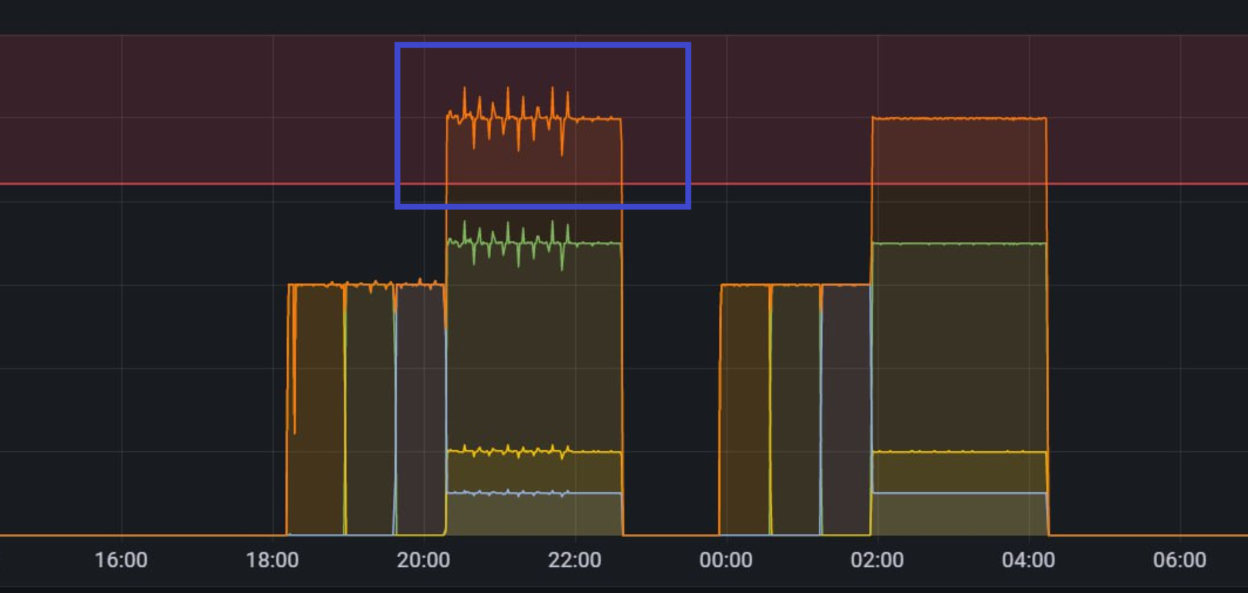
#> input picture infra/influxdb/step-screenshot/pre-install-backup/step-screenshot/source/screenshot-step-replay-reference.png, 2495 x 1186 px (shown at 1/2 size)
$ python generate.py
#> lines starting #> are read from the running program, lines starting #| are printed output that depends on the picture; after the words box and inside, x2 and y2 are one past the last pixel; in counts of white or black regions, pixels touching at a corner belong together
"""Digitize the supplied images while retaining excursion widths and slopes.

The detailed light-background image is authoritative for the first orange high
plateau. The full original image supplies the remaining history and colors.
No test-fixture values are reused. Requires numpy, Pillow and matplotlib.
"""
import argparse
import csv
import hashlib
import importlib.util
import json
import os
from datetime import datetime, timedelta, timezone
from pathlib import Path

ROOT = Path(__file__).resolve().parent
DASHBOARD_ROOT = ROOT if (ROOT / 'build_overview.py').is_file() else ROOT.parent
os.environ.setdefault('MPLCONFIGDIR', str(ROOT / '.mplconfig'))
import numpy as np
from PIL import Image
import matplotlib
matplotlib.use('Agg')
import matplotlib.pyplot as plt
import matplotlib.dates as mdates

MSK = timezone(timedelta(hours=3))
UID = 'screenshot-steps-20261017'
MEASUREMENT = 'screenshot_step_replay'
COLORS = {'orange': '#FF9830', 'green': '#73BF69', 'yellow': '#F2CC0C', 'blue': '#8AB8FF'}
NAMES = {'orange': 'Оранжевый', 'green': 'Зелёный', 'yellow': 'Жёлтый', 'blue': 'Голубой'}
DS = {'type': 'influxdb', 'uid': 'influxdb-replay'}


def save(path, value):
    path.write_text(json.dumps(value, ensure_ascii=False, indent=2) + '\n', encoding='utf-8')


def centerline(mask):
    middle = np.full(mask.shape[1], np.nan)
    for x in range(mask.shape[1]):
        ys = np.flatnonzero(mask[:, x])
        if len(ys):
            middle[x] = np.median(ys)
    return middle


def sample_segments(path, point_x, segments):
    """Interpolate the visible stroke, retaining all intermediate pixel values."""
    result = np.zeros(len(point_x))
    for a, z in segments:
        good = np.flatnonzero(np.isfinite(path[a + 3:z - 3])) + a + 3
        assert len(good) > (z-a) * .25
        start, stop = [int(np.argmin(abs(point_x-boundary))) for boundary in (a, z)]
        result[start:stop] = (1070 - np.interp(point_x[start:stop], good, path[good])) * .2
    return result


def make_panel(pid, title, traces, x, y, w, h, description):
    targets, overrides = [], []
    for ref, trace in zip('ABCD', traces):
        targets.append({'refId': ref, 'datasource': DS, 'query':
            'import "date"\n\nfrom(bucket: v.defaultBucket)\n'
            '  |> range(start: v.timeRangeStart, stop: date.add(d: 1ns, to: v.timeRangeStop))\n'
            f'  |> filter(fn: (r) => r._measurement == "{MEASUREMENT}" and r._field == "value" and r.trace == "{trace}")\n'
            '  |> keep(columns: ["_time", "_value"])\n  |> group(columns: [])\n  |> sort(columns: ["_time"])'})
        overrides.append({'matcher': {'id': 'byFrameRefID', 'options': ref}, 'properties': [
            {'id': 'displayName', 'value': NAMES[trace]},
            {'id': 'color', 'value': {'mode': 'fixed', 'fixedColor': COLORS[trace]}}]})
    defaults = {'unit': 'suffix:TPS', 'decimals': 2, 'custom': {
        'drawStyle': 'line', 'lineInterpolation': 'linear', 'lineWidth': 2,
        'fillOpacity': 5 if len(traces) > 1 else 0, 'showPoints': 'never',
        'spanNulls': False, 'axisPlacement': 'left', 'axisLabel': 'TPS',
        'scaleDistribution': {'type': 'linear'}, 'stacking': {'mode': 'none', 'group': 'A'}}}
    if len(traces) > 1:
        defaults.update({'min': 0, 'max': 190})
    return {'id': pid, 'type': 'timeseries', 'title': title, 'description': description,
        'datasource': DS, 'gridPos': {'x': x, 'y': y, 'w': w, 'h': h},
        'interval': '15s', 'maxDataPoints': 20000, 'targets': targets,
        'fieldConfig': {'defaults': defaults, 'overrides': overrides},
        'options': {'legend': {'showLegend': True, 'displayMode': 'list', 'placement': 'bottom', 'calcs': []},
            'tooltip': {'mode': 'multi', 'sort': 'desc'}}}


def main():
    parser = argparse.ArgumentParser(description=__doc__)
    parser.add_argument('--source-root', type=Path, default=ROOT / 'source')
    args = parser.parse_args()
    src = args.source_root
    original = src / 'screenshot-step-replay-reference.png'
    detail = src / 'orange-high-plateau-reference.png'
    rgb = np.asarray(Image.open(original).convert('RGB'), dtype=float)
    zoom = np.asarray(Image.open(detail).convert('RGB'), dtype=float)
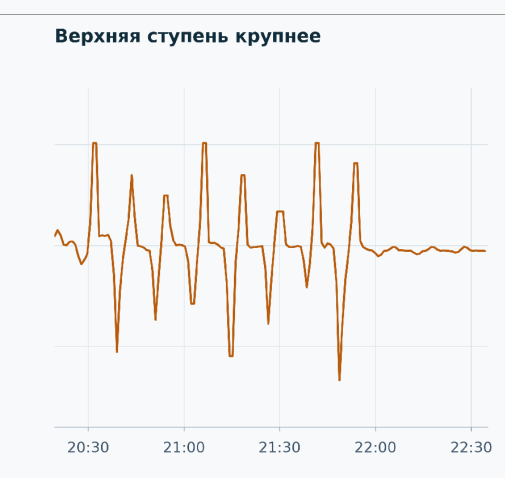
#> input picture infra/influxdb/step-screenshot/pre-install-backup/step-screenshot/source/orange-high-plateau-reference.png, 1010 x 956 px (shown at 1/2 size)
    assert rgb.shape == (1186, 2495, 3) and zoom.shape == (956, 1010, 3)
    tick_x = np.array([243, 546, 849, 1152, 1454, 1757, 2059, 2362], dtype=float)
    pps, origin_x = np.polyfit(np.arange(len(tick_x)) * 7200, tick_x, 1)
    start = datetime(2026, 10, 17, 14, 23, 30, tzinfo=MSK)
    stamps = [start + timedelta(seconds=15*i) for i in range(3956)]
    origin_time = datetime(2026, 10, 17, 16, tzinfo=MSK)
    point_x = np.array([origin_x + (t-origin_time).total_seconds()*pps for t in stamps])
    r, g, b = rgb[:, :, 0], rgb[:, :, 1], rgb[:, :, 2]
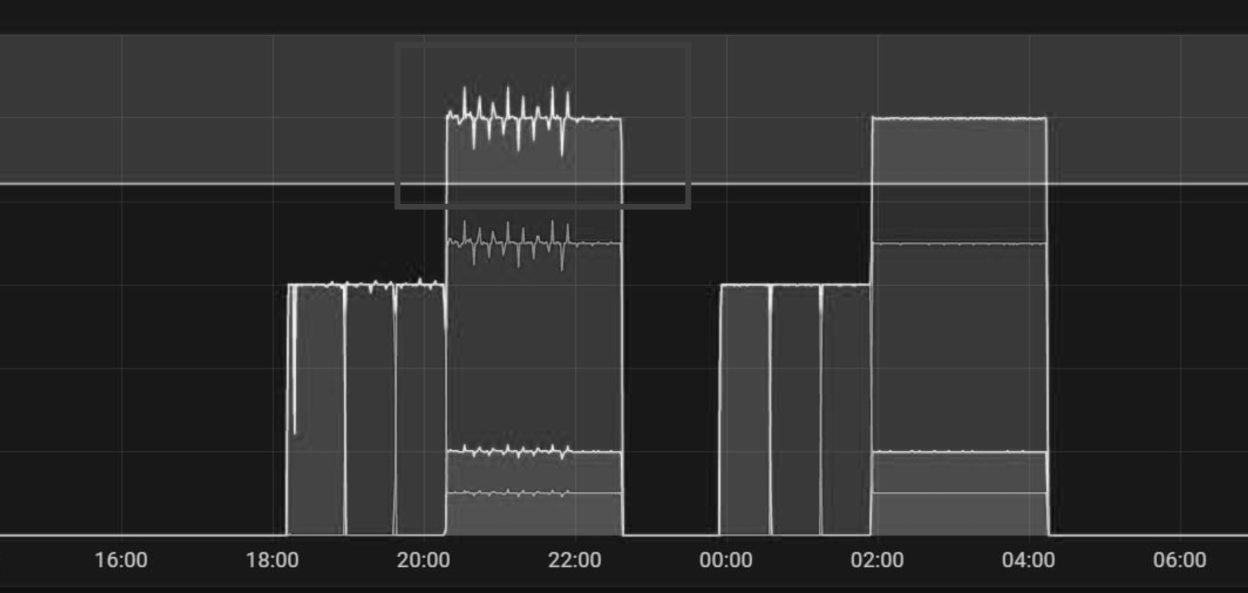
#> r: shape (1186, 2495) float64 (shown at 1/2 size); min 3, max 252, mean 47.4
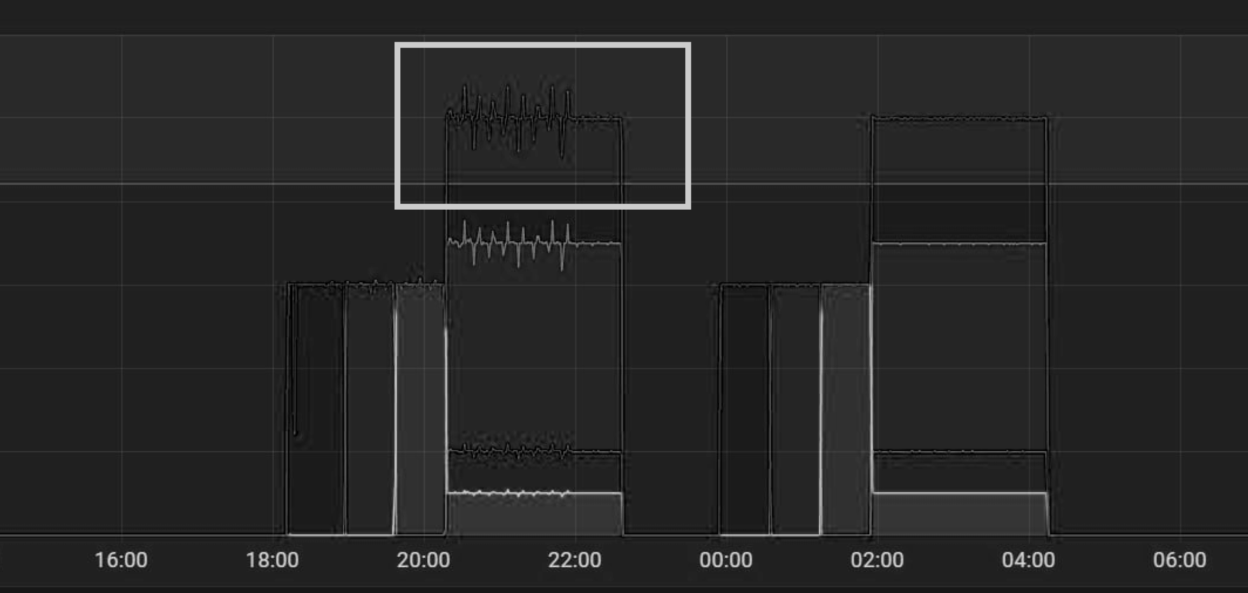
#> b: shape (1186, 2495) float64 (shown at 1/2 size); min 0, max 224, mean 38.4
    masks = {'orange': (r > 180) & (g > 90) & (g < 170) & (b < 110) & (r > 1.45*g) & (r < 2.4*g),
        'green': (g > 130) & (g > r*1.05) & (g > b*1.25) & (r > 65),
        'yellow': (r > 180) & (g > 160) & (b < 130) & (r/np.maximum(g, 1) < 1.5),
        'blue': (b > 135) & (b > r*1.10) & (g > 110) & (g > r*1.02)}
    bands = {'orange': (100, 1081), 'green': (400, 560), 'yellow': (865, 935), 'blue': (960, 1010)}
    paths = {}
    for trace, mask in masks.items():
        ya, yz = bands[trace]
        mask[:ya] = False
        mask[yz:] = False
        paths[trace] = centerline(mask)
#> this loop made 4 passes
#> (trace, ya, yz) on passes 1 to 4: ('orange', 100, 1081), ('green', 400, 560), ('yellow', 865, 935), ('blue', 960, 1010)
#> after the loop, paths = 4 items
    # The median across a near-vertical stroke can stop halfway to its visible
    # tip. Preserve isolated turns in the full screenshot without removing any
    # neighboring samples or shrinking their width.
    full_turns = {}
    for trace, path in paths.items():
        accepted = []
        segments = [(575, 893), (893, 1245), (1440, 1744), (1744, 2095)] if trace == 'orange' else [(893, 1245), (1744, 2095)]
        for a, z in segments:
            xcoords = np.arange(a+8, z-8)
            valid = np.flatnonzero(np.isfinite(path[a+8:z-8]))+a+8
            continuous = np.interp(xcoords, valid, path[valid])
            padded = np.pad(continuous, (15,15), mode='edge')
            background = np.median(np.lib.stride_tricks.sliding_window_view(padded,31), axis=-1)
            for sign in [1,-1]:
                detected = sign*(background-continuous) > (5 if trace in ['orange','green'] else 2)
                splits = np.flatnonzero(np.diff(np.r_[False,detected,False]))
                for begin, end in zip(splits[::2],splits[1::2]):
                    candidates = []
                    for xx in xcoords[max(0,begin-1):min(len(xcoords),end+1)]:
                        ys = np.flatnonzero(masks[trace][:,xx])
                        if len(ys):
                            candidates.append((int(ys.min()) if sign > 0 else int(ys.max()),int(xx)))
                    tip, xx = min(candidates) if sign > 0 else max(candidates)
                    path[xx] = tip
                    accepted.append({'source_x':xx,'source_y':float(tip),'sign':sign})
        full_turns[trace] = accepted
#> this loop made 4 passes
#> (trace, segments) on passes 1 to 4: ('orange', [(575, 893), (893, 1245), (1440, 1744), (1744, 2095)]), ('green', [(893, 1245), (1744, 2095)]), ('yellow', [(893, 1245), (1744, 2095)]), ('blue', [(893, 1245), (1744, 2095)])
#> after the loop, full_turns = 4 items
    high = [(893, 1245), (1744, 2095)]
    values = {'orange': sample_segments(paths['orange'], point_x, [(575, 893), *high, (1440, 1744)])}
#> after the loop in sample_segments, `for a, z in segments:`: result = 3956 values, max 178.2 at index 1751, min 0 at index 0, mean 71.76
    low = {'green': [(575, 689), (1440, 1540)], 'yellow': [(689, 791), (1540, 1642)],
        'blue': [(791, 893), (1642, 1744)]}
    for trace in ['green', 'yellow', 'blue']:
        values[trace] = sample_segments(paths[trace], point_x, high)
        for a, z in low[trace]:
            first, last = [int(np.argmin(abs(point_x-boundary))) for boundary in (a, z)]
            # Only these occluded lower sections inherit the visible orange
            # path; high-plateau slopes come from each color's own image pixels.
            values[trace][first:last] = values['orange'][first:last]
#> after the loop, values = 4 items
    # Keep the visible turn at a 15-second timestamp as well as its shoulders.
    for trace, turns in full_turns.items():
        for turn in turns:
            i = int(np.argmin(abs(point_x-turn['source_x'])))
            values[trace][i] = (1070-turn['source_y'])*.2
#> this loop made 4 passes
#> trace on passes 1 to 4: 'orange', 'green', 'yellow', 'blue'
    r, g, b = zoom[:, :, 0], zoom[:, :, 1], zoom[:, :, 2]
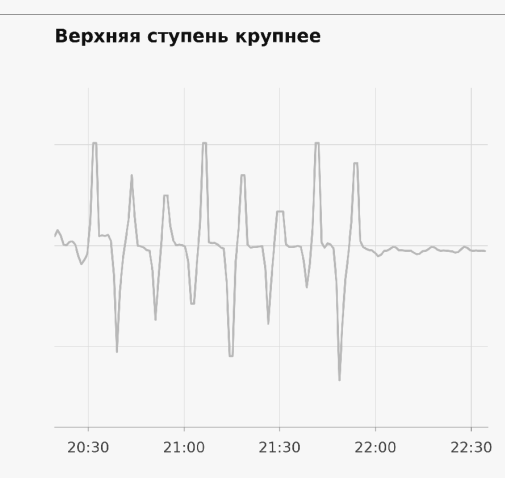
#> r: shape (956, 1010) float64 (shown at 1/2 size); min 16, max 247, mean 243
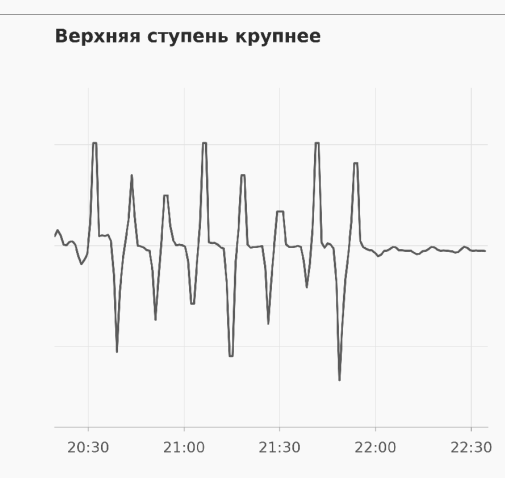
#> g: shape (956, 1010) float64 (shown at 1/2 size); min 43, max 249, mean 243.1
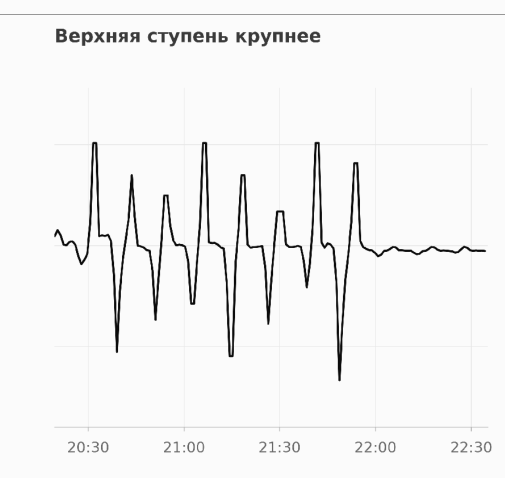
#> b: shape (956, 1010) float64 (shown at 1/2 size); min 11, max 251, mean 243.3
    mask = (r > 120) & (r > 1.5*g) & (g > 35) & (g < 160) & (b < 100)
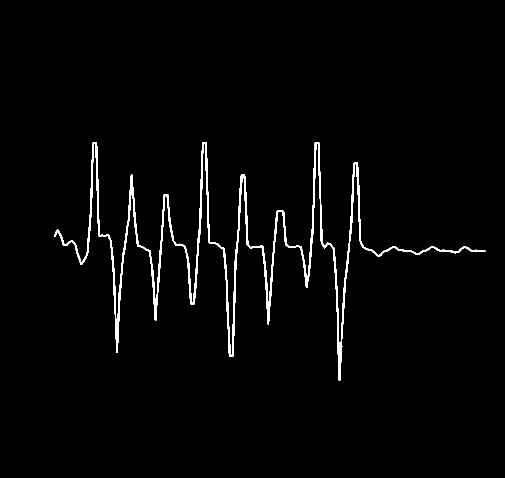
#> mask: shape (956, 1010) bool (shown at 1/2 size); 2% white; 1 white region, box (x1, y1, x2, y2) and area: (109, 284, 972, 762) 19241
    mask[:170] = False
    mask[850:] = False
    white_path = centerline(mask)
    # Centerline medians shorten very sharp turns because one image column
    # contains both sides of the stroke. Retain the visible turn's tip at that
    # column while keeping its original shoulders; never erase its neighbors.
    turns = []
    for candidate, sign in [(189, 1), (234, -1), (264, 1), (311, -1), (332, 1),
            (385, -1), (409, 1), (462, -1), (486, 1), (537, -1), (560, 1),
            (614, -1), (634, 1), (679, -1), (712, 1)]:
        candidates = []
        for x in range(candidate-3, candidate+4):
            ys = np.flatnonzero(mask[:, x])
            if len(ys):
                candidates.append((int(ys.min()) if sign > 0 else int(ys.max()), x))
        y, x = min(candidates) if sign > 0 else max(candidates)
        # Two pixels compensate for half of the four-pixel drawing stroke.
        white_path[x] = y + 2 if sign > 0 else y - 2
        turns.append({'source_x': x, 'source_y': float(white_path[x]), 'sign': sign})
#> after the loop, turns = 15 items
    detail_pps, detail_origin = np.polyfit(np.array([0, 1800, 3600, 5400, 7200]), np.array([176, 368, 559, 751, 942]), 1)
    detail_time = datetime(2026, 10, 17, 20, 30, tzinfo=MSK)
    detail_point_x = np.array([detail_origin + (t-detail_time).total_seconds()*detail_pps for t in stamps])
    good = np.flatnonzero(np.isfinite(white_path[110:973])) + 110
#> good = 862 values from 110 to 971
    in_detail = (detail_point_x >= 110) & (detail_point_x <= 972)
    # The detail has no numerical Y labels. Match its quiet plateau and highest
    # tip to the original screenshot's relative scale, preserving the shape.
    detail_scale = 12.0 / (500.0-285.5)
    detail_values = 166.8 + (500 - np.interp(detail_point_x[in_detail], good, white_path[good])) * detail_scale
#> detail_values = 540 values, max 178.8 at index 49, min 152.5 at index 356, mean 167.3
    values['orange'][in_detail] = detail_values
    for turn in turns:
        nearest = int(np.argmin(abs(detail_point_x-turn['source_x'])))
        neighborhood = np.arange(nearest-2,nearest+3)
        i = int(neighborhood[np.argmax(values['orange'][neighborhood]) if turn['sign'] > 0 else np.argmin(values['orange'][neighborhood])])
        tip_value = 166.8 + (500-turn['source_y'])*detail_scale
        values['orange'][i] = max(values['orange'][i],tip_value) if turn['sign'] > 0 else min(values['orange'][i],tip_value)
        turn.update({'index': i, 'timestamp_msk': stamps[i].isoformat(), 'value': float(values['orange'][i])})
#> this loop made 15 passes
#> (nearest, neighborhood, i, tip_value) on passes 1 to 7: (1473, [1471, 1472, 1473, 1474, 1475], 1474, 178.8), (1502, [1500, 1501, 1502, 1503, 1504], 1502, 155.4), (1520, [1518, 1519, 1520, 1521, 1522], 1520, 175.1), (1551, [1549, 1550, 1551, 1552, 1553], 1551, 159.1), (1562, [1560, 1561, 1562, 1563, 1564], 1563, 172.9), (1599, [1597, 1598, 1599, 1600, 1601], 1597, 160.9), (1610, [1608, 1609, 1610, 1611, 1612], 1611, 178.8)
    with (ROOT / 'metrics.csv').open('w', encoding='utf-8', newline='') as f:
        writer = csv.writer(f)
        writer.writerow(['timestamp', 'trace', 'value'])
        for i, stamp in enumerate(stamps):
            for trace in COLORS:
                writer.writerow([stamp.isoformat(), trace, repr(float(values[trace][i]))])
    rows = list(csv.DictReader((ROOT / 'metrics.csv').open(encoding='utf-8')))
    lp = [f'{MEASUREMENT},trace={row["trace"]} value={row["value"]} {int(datetime.fromisoformat(row["timestamp"]).timestamp())}' for row in rows]
    (ROOT / 'metrics.lp').write_bytes(('\n'.join(lp)+'\n').encode())
    description = ('Реконструкция по изображениям, 17.10.2026 14:23:30 — 18.10.2026 06:52:15, Москва, шаг 15 секунд. '
        'Первая верхняя оранжевая ступень восстановлена по подробной картинке пользователя: '
        'сохранены видимая ширина, наклонные фронты и откаты ниже плато. Остальные участки и цвета '
        'прочитаны с полного скриншота. Единица TPS задана пользователем; масштаб восстановлен по картинке: нижнее оранжевое плато = 100 TPS. '
        'Скрытые нижние перекрытия приближённые. Красная горизонталь и синяя рамка — оформление. '
        'В Grafana используется линейное соединение всех точек без усреднения.')
    zoom_from = int(datetime(2026,10,17,20,20,tzinfo=MSK).timestamp()*1000)
    zoom_to = int(datetime(2026,10,17,22,35,tzinfo=MSK).timestamp()*1000)
    zoom_url = f'/d/{UID}?from={zoom_from}&to={zoom_to}&timezone=Europe%2FMoscow&viewPanel=panel-2'
    dashboard = {'id': None, 'uid': UID, 'title': 'Ступенчатые ряды со скриншота — 17.10.2026',
        'schemaVersion': 41, 'version': 2, 'editable': True, 'timezone': 'Europe/Moscow', 'refresh': '',
        'graphTooltip': 1, 'tags': ['atropos', 'influxdb', 'replay', 'screenshot'], 'description': description,
        'annotations': {'list': []}, 'templating': {'list': []},
        'links': [{'type': 'link', 'title': 'Верхняя оранжевая ступень крупнее', 'url': zoom_url, 'targetBlank': False}],
        'time': {k: t.astimezone(timezone.utc).isoformat().replace('+00:00', 'Z') for k, t in [('from', stamps[0]), ('to', stamps[-1])]},
        'panels': [make_panel(1, 'Сценарий', list(reversed(COLORS)), 0, 0, 24, 16, description)]}
    for i, trace in enumerate(COLORS):
        dashboard['panels'].append(make_panel(i+2, NAMES[trace]+' ряд', [trace], i%2*12, 16+i//2*9, 12, 9, description))
    dashboard['panels'].append({'id': 6, 'type': 'text', 'title': 'Источник и шкала',
        'gridPos': {'x': 0, 'y': 34, 'w': 24, 'h': 5}, 'options': {'mode': 'markdown', 'content': description}})
    save(DASHBOARD_ROOT/'dashboards'/(UID+'.json'), dashboard)
    meta = {'revision': 2, 'measurement': MEASUREMENT, 'field': 'value', 'tag': 'trace', 'traces': list(COLORS),
        'colors': COLORS, 'bucket': 'metrics-replay', 'organization': 'atropos', 'timezone': 'Europe/Moscow',
        'start_msk': stamps[0].isoformat(), 'end_msk': stamps[-1].isoformat(), 'interval_seconds': 15,
        'points_per_trace': len(stamps), 'points': len(rows), 'units': 'TPS', 'lower_orange_plateau': 100,
        'is_raw_telemetry': False, 'dashboard_uid': UID, 'dashboard_url': 'http://localhost:3001/d/'+UID,
        'zoom_url': 'http://localhost:3001'+zoom_url, 'description': description,
        'sources': {p.name: hashlib.sha256(p.read_bytes()).hexdigest() for p in (original, detail)},
        'csv_sha256': hashlib.sha256((ROOT/'metrics.csv').read_bytes()).hexdigest(),
        'full_image_turns': full_turns,
        'detail_calibration': {'pixels_per_second': float(detail_pps), 'pixel_at_20_30': float(detail_origin),
            'plateau_y': 500, 'plateau_value': 166.8, 'units_per_pixel': detail_scale,
            'stroke_half_width_pixels': 2, 'narrow_excursions_collapsed': False}, 'turns': turns}
    save(ROOT/'metadata.json', meta)
    spec = importlib.util.spec_from_file_location('overview', DASHBOARD_ROOT/'build_overview.py')
    mod = importlib.util.module_from_spec(spec)
#> (the run stopped early here; a loop or call above may not have finished)
